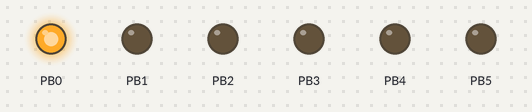
This program was run on a simulated ATmega328P, built with avr-gcc and emulated at 16 MHz (the files do not name the chip). Parts: output pins drawn as LEDs (lit = HIGH).

Above: at 0.05 s.
At 0.55 s:
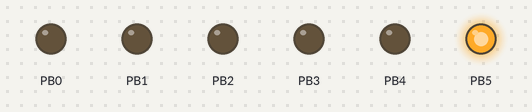
At 0.75 s:
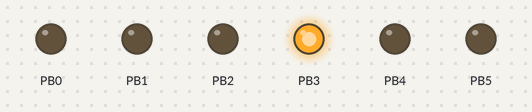
At 1.45 s:
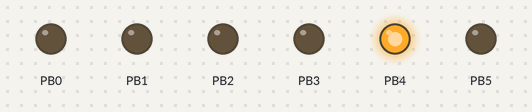
At 2.15 s:
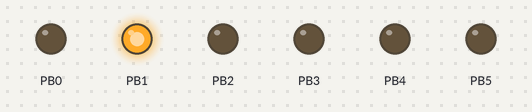
At 2.85 s:
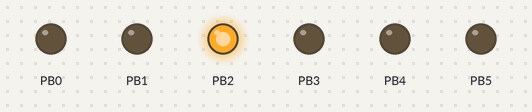
Timing chart, 0 to 3.1 s (numbered marks = the images above):
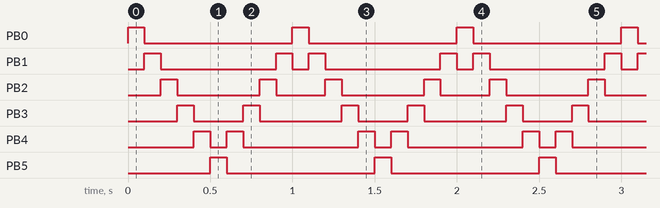

Measured:
- by itself, PB0, PB5: alternates HIGH for 0.10 s and LOW for 0.90 s
- by itself, PB1: repeats every 1.0 s: LOW 0.70 s, HIGH 0.10 s, LOW 0.10 s, HIGH 0.10 s
- by itself, PB2: repeats every 1.0 s: LOW 0.50 s, HIGH 0.10 s, LOW 0.30 s, HIGH 0.10 s
- by itself, PB3: repeats every 1.0 s: LOW 0.30 s, HIGH 0.10 s, LOW 0.50 s, HIGH 0.10 s
- by itself, PB4: repeats every 1.0 s: LOW 0.10 s, HIGH 0.10 s, LOW 0.70 s, HIGH 0.10 s

The program:

main.c
```c
#define F_CPU 16000000UL

#include <avr/io.h>
#include <util/delay.h>


    #define GPIO_PIN_0   0b00000001
    #define GPIO_PIN_1   0b00000010
    #define GPIO_PIN_2   0b00000100
    #define GPIO_PIN_3   0b00001000
    #define GPIO_PIN_4   0b00010000
    #define GPIO_PIN_5   0b00100000
    #define GPIO_PIN_6   0b01000000 //cant holding knight sword because it is XTAL
    #define GPIO_PIN_7   0b10000000 //so this one XTAL too
    #define GPIO_PIN_ALL 0b00111111 //6 and 7 XTAL


void GPIO_Init() //init pins
{
    DDRB=GPIO_PIN_ALL;
}

void set_GPIO_HIGH(uint8_t param_PIN) //set as High
{
    PORTB|=param_PIN;
}

void set_GPIO_LOW(uint8_t param_PIN) //set as Low
{
    PORTB&=~param_PIN;
}

void KnightRider(uint8_t param_PIN) //so Knight shine for a moment and than done
{
        set_GPIO_HIGH(param_PIN);
        _delay_ms(100);
        set_GPIO_LOW(param_PIN);

}


//i am not using bit shifting now, just write as i want. but later i can make it beter
int main()
{
    GPIO_Init();
    while(1)
    {
        KnightRider(GPIO_PIN_0);

        KnightRider(GPIO_PIN_1);

        KnightRider(GPIO_PIN_2);

        KnightRider(GPIO_PIN_3);

        KnightRider(GPIO_PIN_4);

        KnightRider(GPIO_PIN_5);

        //i am coming from cave

       KnightRider(GPIO_PIN_4);

       KnightRider(GPIO_PIN_3);

       KnightRider(GPIO_PIN_2);

       KnightRider(GPIO_PIN_1);


    }
    return 0;
}
```
